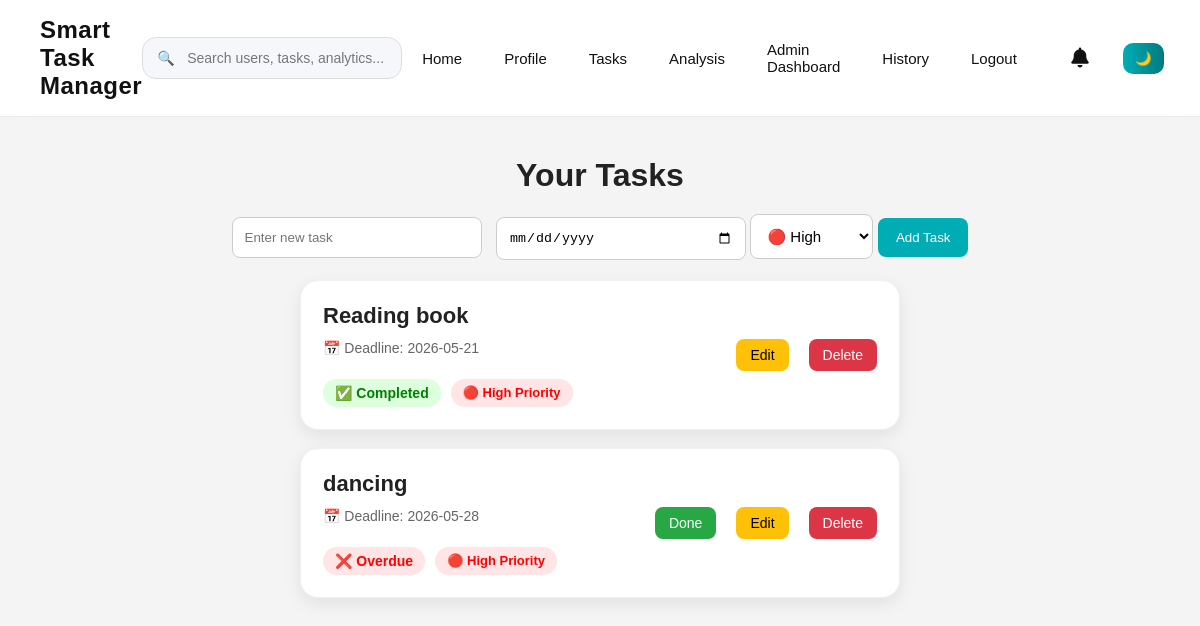
The page /search (signed in) on the database as committed earlier.
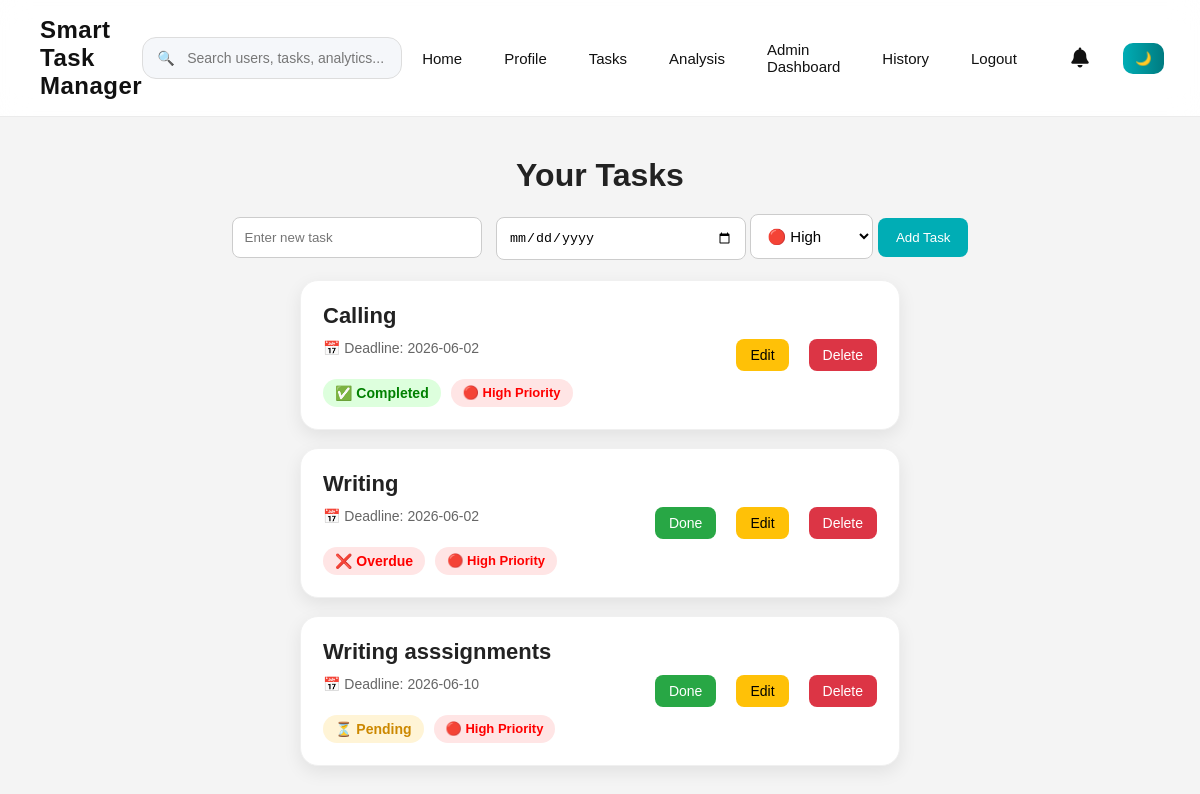
The same page on the database as committed later.
### tables this page shows
CREATE TABLE tasks (
        id INTEGER PRIMARY KEY AUTOINCREMENT,
        username TEXT,
        task TEXT,
        status TEXT DEFAULT 'pending',
        deadline TEXT,
        priority TEXT DEFAULT 'Medium',
        created_at TEXT,
        completed_at TEXT
    );

### app.py (the view)
@app.route('/search')
def search_tasks():
    if 'user' not in session:
        return redirect('/login')
    query = request.args.get('query', '').strip()
    conn = sqlite3.connect("data.db")
    c = conn.cursor()
    if session.get('role') == 'admin':
        c.execute("""
            SELECT * FROM tasks
            WHERE task LIKE ?
        """, ('%' + query + '%',))
    else:
        c.execute("""
            SELECT * FROM tasks
            WHERE username=? AND task LIKE ?
        """, (session['user'], '%' + query + '%'))
    tasks = c.fetchall()
    conn.close()
    today = datetime.now().date()
    updated_tasks = []
    for task in tasks:
        try:
            deadline_date = datetime.strptime(
                task[4],
                "%Y-%m-%d"
            ).date()
        except:
            deadline_date = None
        updated_tasks.append((
            task[0],
            task[1],
            task[2],
            task[3],
            deadline_date,
            task[5]
        ))
    return render_template(
        'tasks.html',
        tasks=updated_tasks,
        today=today,
        search_query=query
    )

### app.py (called while the page is built)
@app.context_processor
def notification_count():
    if 'user' not in session:
        return dict(unread_count=0)
    conn = sqlite3.connect("data.db")
    c = conn.cursor()
    c.execute("""
        SELECT COUNT(*)
        FROM notifications
        WHERE username=?
        AND is_read=0
    """, (session['user'],))
    count = c.fetchone()[0]
    conn.close()
    return dict(unread_count=count)

### templates/tasks.html (shortened to what this page needs)
{% extends "base.html" %}
{% block content %}
<div class="tasks-page">
    <h1>Your Tasks</h1>
    <form method="POST" action="/tasks" class="task-form">
        <input type="text" name="task" placeholder="Enter new task" required>
        <input type="date" name="deadline" required>
        <select name="priority" required>
            <option value="High">🔴 High</option>
        </select>
        <button type="submit">Add Task</button>
    </form>
    {% if tasks %}
    <ul class="task-list">
        {% for task in tasks %}
        <li class="task-item">
            <div class="task-left">
                <h3>{{ task[2] }}</h3>
                <small>
                    📅 Deadline: {{ task[4] }}
                </small>
                <br>
                <div class="task-badges">
                    {% if task[3] == 'completed' %}
                    <span class="completed-badge">
                        ✅ Completed
                    </span>
                    {% elif task[4] < today %} <span class="overdue-badge">
                        ❌ Overdue
                        </span>
                        {% else %}
                        <span class="pending-badge">
                            ⏳ Pending
                        </span>
                        {% endif %}
                        {% if task[5]|lower == 'high' %}
                        <span class="high-priority">
                            🔴 High Priority
                        </span>
                        {% elif task[5]|lower == 'medium' %}
                        <span class="medium-priority">
                            🟡 Medium Priority
                        </span>
                        {% else %}
                        <span class="low-priority">
                            🟢 Low Priority
                        </span>
                        {% endif %}
                </div>
            </div>
            <div class="task-actions">
                {% if task[3] == 'pending' %}
                <a href="/complete/{{ task[0] }}" class="done-btn">
                    Done
                </a>
                {% endif %}
                <a href="/edit/{{ task[0] }}" class="edit-btn">
                    Edit
                </a>
                <a href="/delete/{{ task[0] }}" class="delete-btn">
                    Delete
                </a>
            </div>
        </li>
        {% endfor %}
    </ul>
    {% endif %}
</div>
{% endblock %}

Rows that differ between the two databases and show on the page:
removed tasks: task "Reading book", deadline "2026-05-21", status "✅ Completed", priority "🔴 High Priority"
removed tasks: task "dancing", deadline "2026-05-28", status "❌ Overdue", priority "🔴 High Priority"
added tasks: task "Calling", deadline "2026-06-02", status "✅ Completed", priority "🔴 High Priority"
added tasks: task "Writing", deadline "2026-06-02", status "❌ Overdue", priority "🔴 High Priority"
added tasks: task "Writing asssignments", deadline "2026-06-10", status "⏳ Pending", priority "🔴 High Priority"
